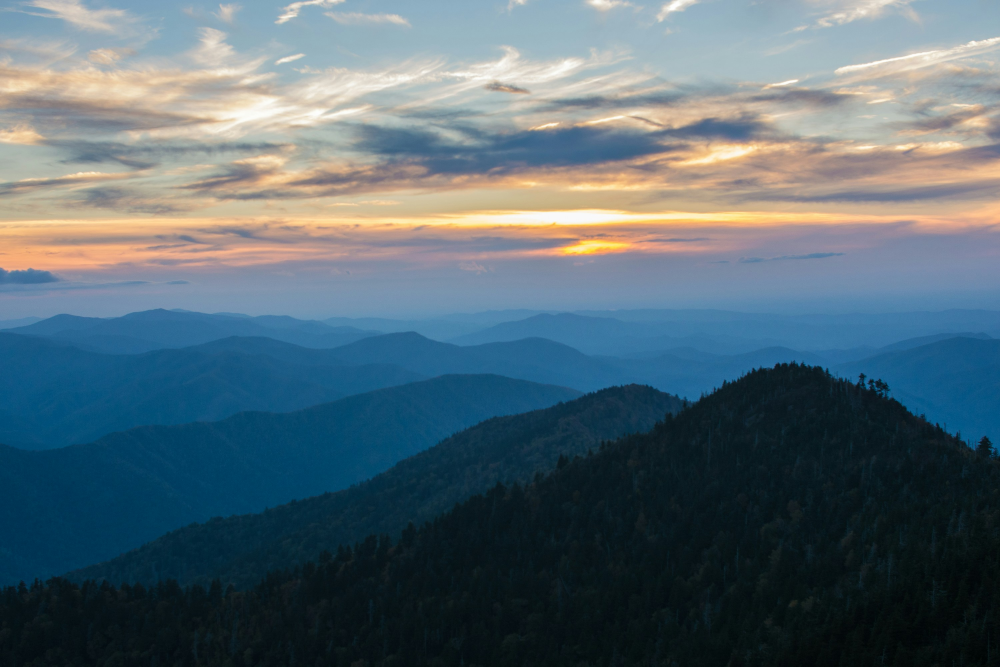
#> input picture yongwon/3week/images3/photo-1516117172878-fd2c41f4a759.jpg, 3000 x 2000 px, given in place of the camera (shown at 1/3 size)
$ python get_hsv.py
#> lines starting #> are read from the running program, lines starting #| are printed output that depends on the picture; after the words box and inside, x2 and y2 are one past the last pixel; in counts of white or black regions, pixels touching at a corner belong together
import cv2
import numpy as np


cap = cv2.VideoCapture(0)

cap.set(600,100)

def nothing(x):
    pass

cv2.namedWindow('Color Detector', cv2.WINDOW_NORMAL)

# Trackbar를 생성하여 'Lower'와 'Upper' 범위 설정
cv2.createTrackbar('low_h', 'Color Detector',0,179,nothing)
cv2.createTrackbar('high_h', 'Color Detector',178,179,nothing)
cv2.createTrackbar('low_s', 'Color Detector',0,250,nothing)
cv2.createTrackbar('high_s', 'Color Detector',254,250,nothing)
cv2.createTrackbar('low_v', 'Color Detector',0,255,nothing)
cv2.createTrackbar('high_v', 'Color Detector',254,250,nothing)


while True:
    # 복사본 이미지 생성
    _, frame = cap.read()
#> frame is the input picture: shape (2000, 3000, 3); mean B, G, R 114.9, 105.4, 86.7

    # 트랙바에서 현재 값 얻기
    low_h = cv2.getTrackbarPos('low_h', 'Color Detector')
    low_s = cv2.getTrackbarPos('low_s', 'Color Detector')
    low_v = cv2.getTrackbarPos('low_v', 'Color Detector')
    high_h = cv2.getTrackbarPos('high_h', 'Color Detector')
    high_s = cv2.getTrackbarPos('high_s', 'Color Detector')
    high_v = cv2.getTrackbarPos('high_v', 'Color Detector')

    img_hsv = cv2.cvtColor(frame, cv2.COLOR_BGR2HSV)
#> img_hsv: shape (2000, 3000, 3); mean H, S, V 83.1, 127.1, 124.8
    low = np.array([low_h, low_s, low_v])
    high = np.array([high_h, high_s, high_v])

    # upper_color

    # lower/upper 임계값을 이용하여 마스크 생성
    mask = cv2.inRange(img_hsv, low, high)
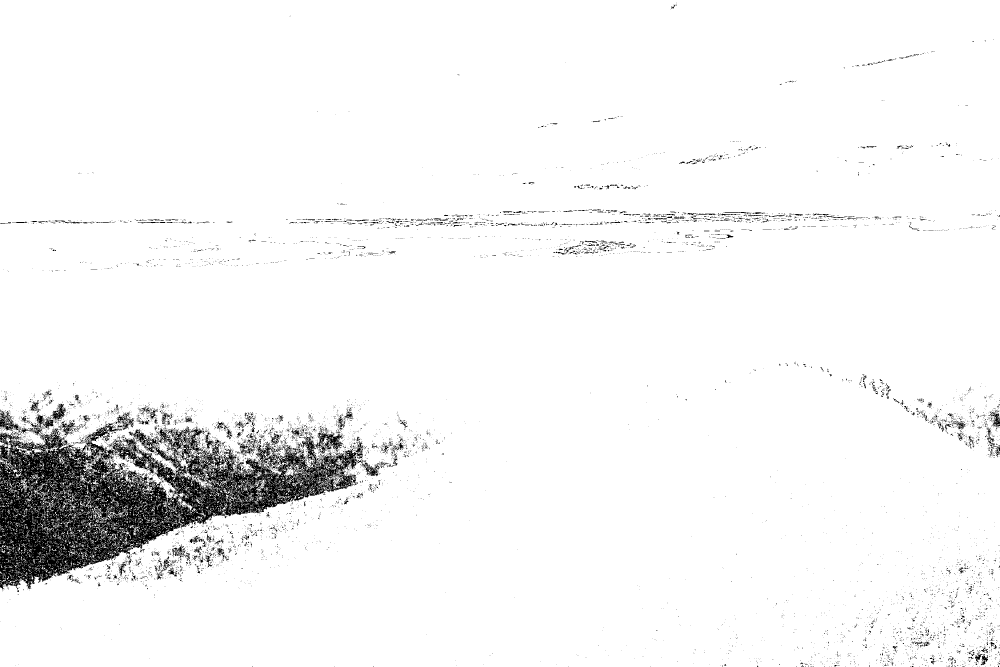
#> mask: shape (2000, 3000) (shown at 1/3 size); 95.5% white; 8910 black regions (8388 under 20 px), largest, box (x1, y1, x2, y2) and area: (0, 1269, 1090, 1768) 210180, (0, 1233, 84, 1300) 1502, (85, 1245, 161, 1306) 1362

    # 노이즈 제거를 위한 모폴로지 연산 적용
    kernel = np.ones((5, 5), np.uint8)
    mask = cv2.morphologyEx(mask, cv2.MORPH_CLOSE, kernel)
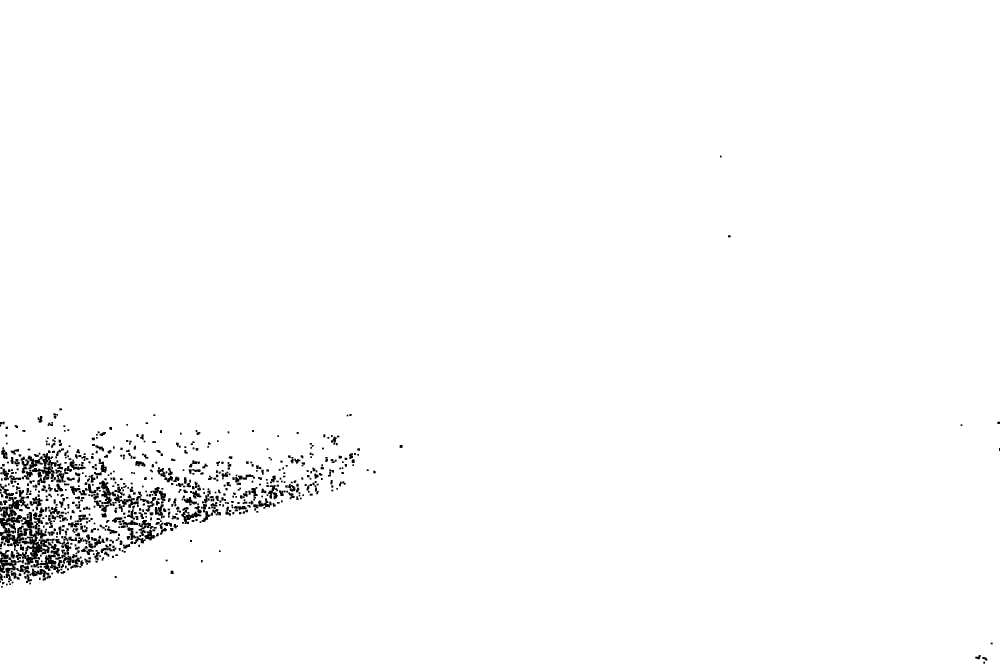
#> mask: shape (2000, 3000) (shown at 1/3 size); 98.5% white; 812 black regions (2 under 20 px), largest, box (x1, y1, x2, y2) and area: (47, 1537, 149, 1694) 5020, (0, 1545, 85, 1643) 3658, (96, 1351, 170, 1441) 2465
    mask = cv2.morphologyEx(mask, cv2.MORPH_OPEN, kernel)
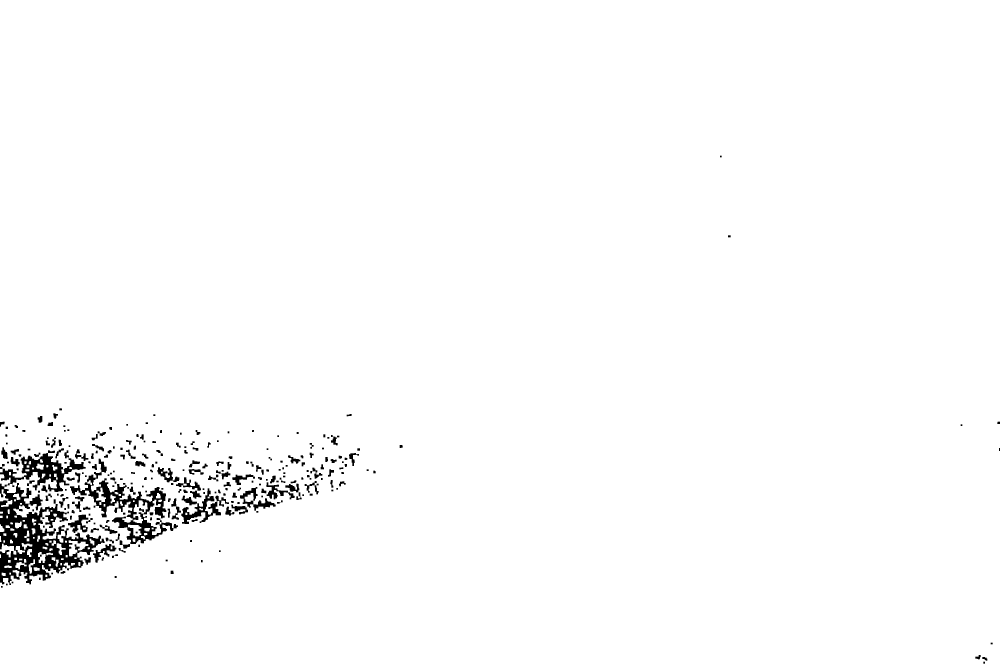
#> mask: shape (2000, 3000) (shown at 1/3 size); 98.3% white; 262 black regions

     # 윤곽선 검출
    contours, _ = cv2.findContours(mask, cv2.RETR_EXTERNAL, cv2.CHAIN_APPROX_SIMPLE)
#> contours = 91 contours, 3 with area under 20; largest, box (x1, y1, x2, y2) and area: (0, 0, 3000, 2000) 5933119, (206, 1621, 265, 1669) 1252, (0, 1631, 49, 1672) 823, (0, 1423, 32, 1459) 542, (114, 1656, 137, 1689) 468

    if contours:
        max_contour = max(contours, key=cv2.contourArea)
#> max_contour = contour of 1257 points, box (x1, y1, x2, y2) (0, 0, 3000, 2000), area 5933119
        if cv2.contourArea(max_contour) > 100:
            cv2.drawContours(frame, [max_contour], -1, (0, 255,0), 2)
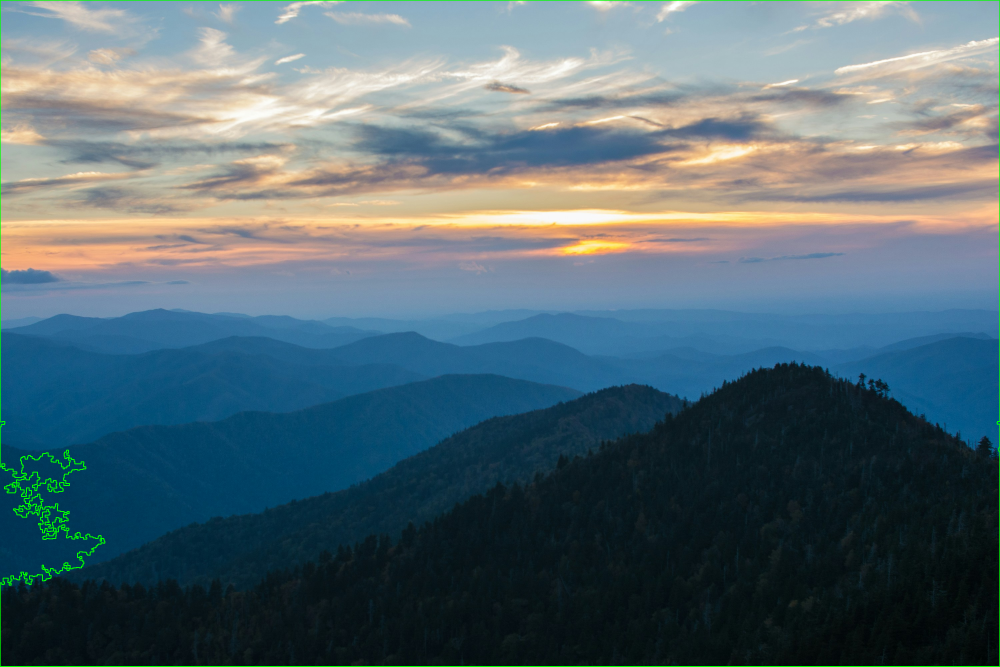
#> frame: shape (2000, 3000, 3) (shown at 1/3 size); mean B, G, R 114.3, 106.4, 86.5
            #모멘츠를 추가 -> 에어리어의 중심을 잡는거?
            M = cv2.moments(max_contour)
#> M = moments, m00 5933119, centre m10/m00, m01/m00 = (1513.9, 993.5)
            if M["m00"] != 0:
                cx = int(M["m10"] / M["m00"])
#> cx = 1513
                cy = int(M["m01"] / M["m00"])
#> cy = 993

                # 추적된 위치에 원 그리기
                cv2.circle(frame, (cx, cy), 20, (0, 255, 0), -1)

    # 원본 이미지에 마스크 적용
    result = cv2.bitwise_and(frame, frame, mask=mask)
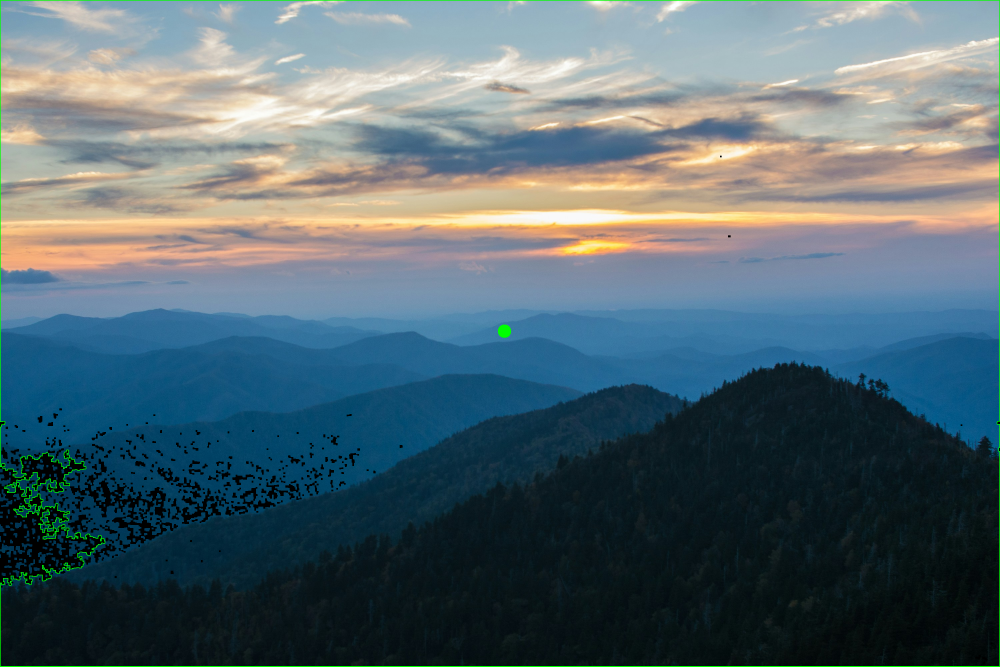
#> result: shape (2000, 3000, 3) (shown at 1/3 size); mean B, G, R 112.8, 105.2, 86.5

    # 결과 표시
    cv2.imshow('Original Image', frame)
    cv2.imshow('Color Detector', result)

    # 키 입력 대기 (ESC를 누르면 종료)

    hsv = [low, high]
    if cv2.waitKey(10) & 0xff== ord('q'):
#> (key q is pressed here)
        break
    elif cv2.waitKey(10) & 0xff == ord('s'):
        np.save("Color Detector", hsv)

cap.release()
cv2.destroyAllWindows()

$ run again, on yongwon/3week/images3/photo-1524429656589-6633a470097c.jpg
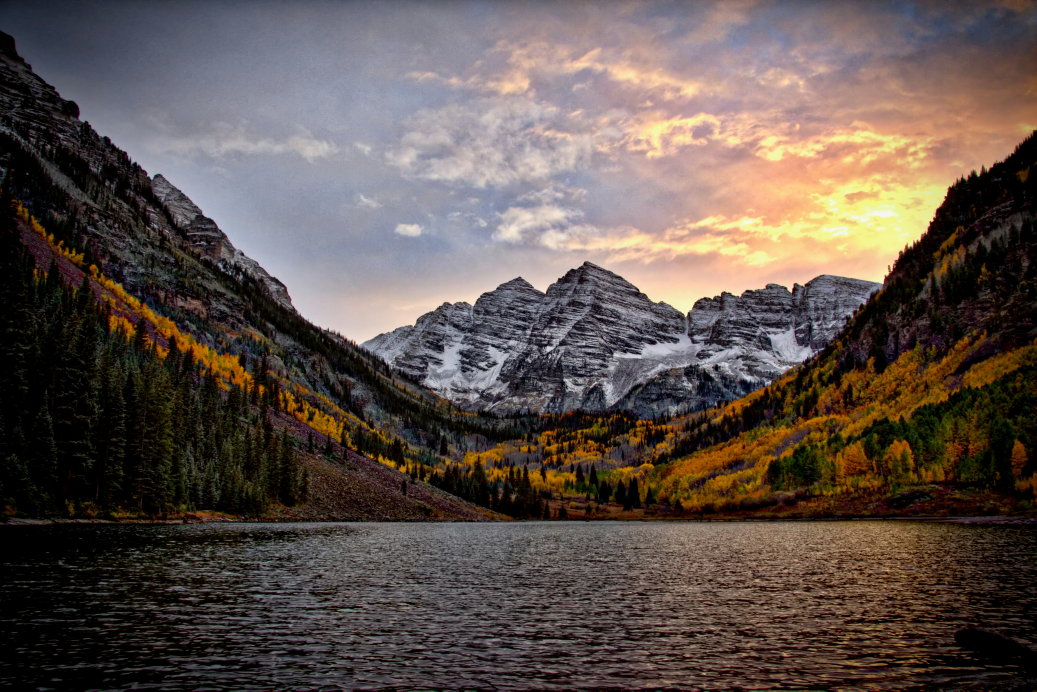
#> input picture yongwon/3week/images3/photo-1524429656589-6633a470097c.jpg, 5184 x 3456 px, given in place of the camera (shown at 1/5 size)
#> frame is the input picture: shape (3456, 5184, 3); mean B, G, R 76.3, 82.2, 94.4
#> img_hsv: shape (3456, 5184, 3); mean H, S, V 65.1, 100.6, 98.6
#> `mask = cv2.morphologyEx(mask, cv2.MORPH_OPEN, kernel)`:
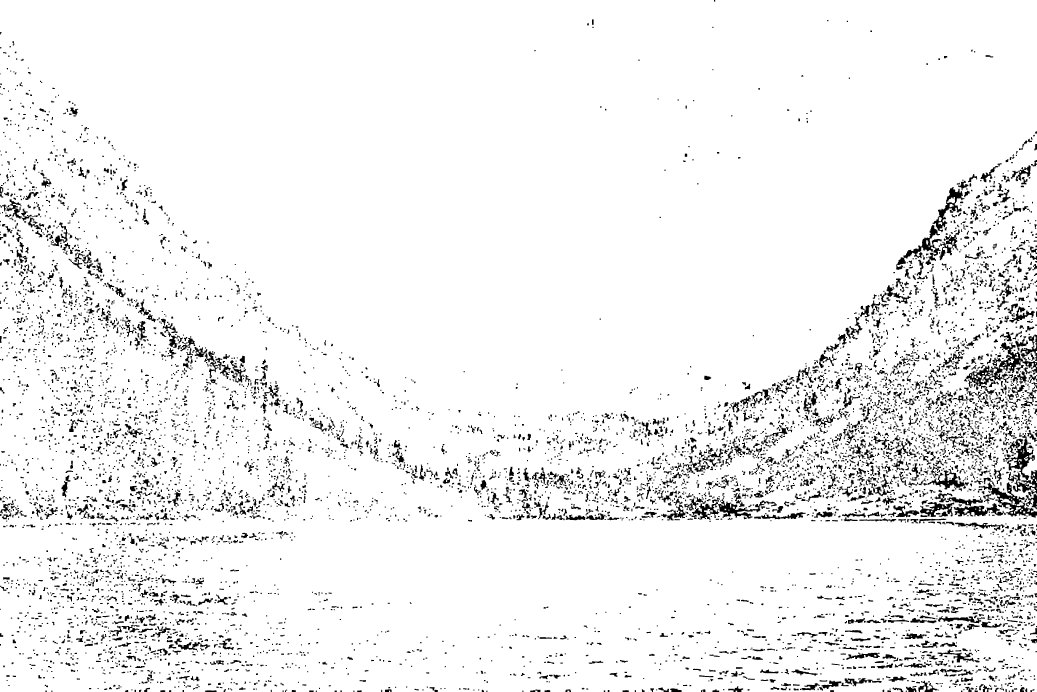
#> mask: shape (3456, 5184) (shown at 1/5 size); 94.4% white; 6860 black regions (16 under 20 px)
#> contours = 115 contours, 20 with area under 20; largest, box (x1, y1, x2, y2) and area: (0, 0, 5184, 3456) 17805164, (5118, 1758, 5184, 1811) 1991, (5121, 2496, 5184, 2563) 1196, (5045, 2294, 5086, 2332) 802, (5000, 2491, 5058, 2519) 733
#> max_contour = contour of 4623 points, box (x1, y1, x2, y2) (0, 0, 5184, 3456), area 17805164
#> M = moments, m00 17805164.5, centre m10/m00, m01/m00 = (2579.6, 1724.3)
#> cx = 2579
#> cy = 1724
#> `result = cv2.bitwise_and(frame, frame, mask=mask)`:
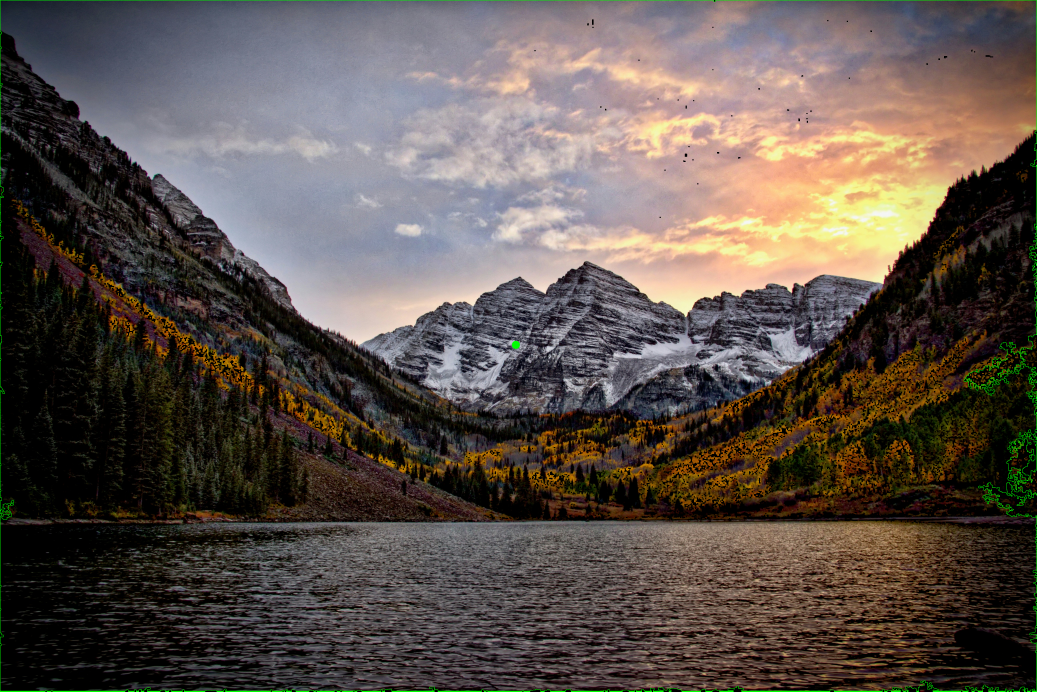
#> result: shape (3456, 5184, 3) (shown at 1/5 size); mean B, G, R 76.1, 82.2, 92.7
